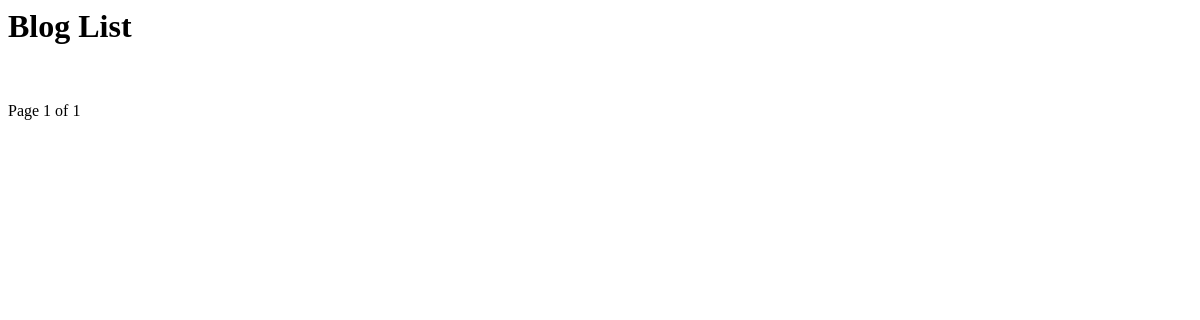
/blog/, run on an earlier commit of the app's database.
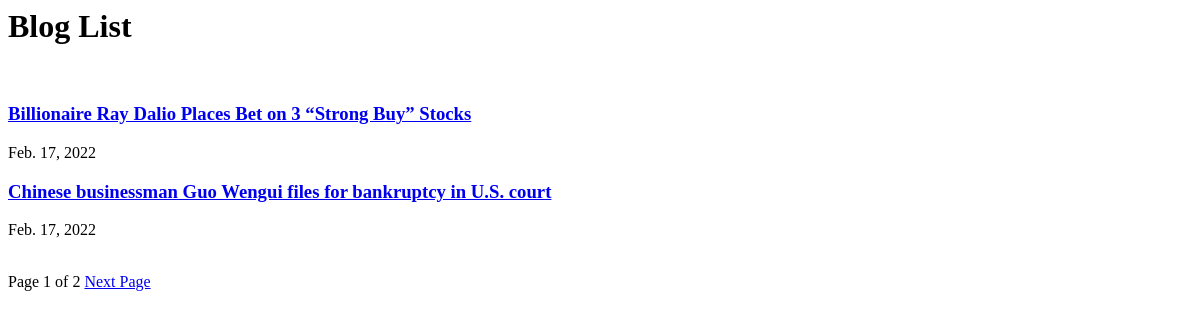
And on a later commit of the database.
### blog/models.py (models this page shows, shortened)
class Post(models.Model):
    title = models.CharField('TITLE', max_length= 100)
    slug = models.SlugField('SLUG', unique=True, allow_unicode=True, help_text='one word for title alias.')
    desciption = models.CharField('DESCRIPTION', max_length=100, blank=True, help_text='simple description text.')
    content = models.TextField('CONTENT')
    create_dt = models.DateTimeField('CREATE_DT', auto_now_add= True)
    modify_dt = models.DateTimeField('MODIFY_DT', auto_now = True)
    class Meta: # 필드 속성 외에 필요한 파라미터가 있으면 Meta 내부 클래스로 정의한다.
        verbose_name = 'post' # 테이블의 단수 별칭
        verbose_name_plural = 'posts' # 테이블의 복수 별칭
        db_table = 'blog_post' # DB에 저장되는 테이블의 이름을 blog_post로 지정.
        ordering = ('-modify_dt',) # 모델 객체의 리스트 출력 시 modify_dt 컬럼을 기준으로 내림차순으로 정렬
    def get_absolute_url(self): # 이 메소드가 정의된 객체를 지칭하는 URL 반환.
        return reverse('blog:post_detail', args=(self.slug,))

### blog/views.py (the view)
# urls.py: path('', views.PostLV.as_view(), name='index'),
class PostLV(ListView):
    model = Post # PostLV 클래스의 대상 테이블은 Post 테이블이다.
    template_name = 'blog/post_all.html' # 템플릿 파일 지정. 지정하지 않으면 파일명은 'blog/post_list.html'이 된다.
    context_object_name = 'posts' # 템플릿 파일로 넘겨주는 객체 리스트에 대한 컨텍스트 변수명 지정.
    paginate_by = 2 # 한 페이지에 보여주는 객체 리스트의 숫자. 페이징 기능이 활성화되면 하단에 페이지 이동 버튼을 만들 수 있다.

### blog/templates/blog/post_all.html (shortened to what this page needs)
<h1>Blog List</h1>
{% for post in posts %}
    <h3><a href="{{ post.get_absolute_url }}">{{ post.title }}</a></h3>
    {{ post.modify_dt|date:"N d, Y" }}
{% endfor %}
<div>
    <span>
        Page {{ page_obj.number }} of {{ page_obj.paginator.num_pages }}
        {% if page_obj.has_next %}
            <a href="?page={{ page_obj.next_page_number }}">Next Page</a>
        {% endif %}
    </span>
</div>

What changed in the data, as far as the page shows it:
added Post: title "Billionaire Ray Dalio Places Bet on 3 “Strong Buy” Stocks", modify_dt "Feb. 17, 2022"
added Post: title "Chinese businessman Guo Wengui files for bankruptcy in U.S. court", modify_dt "Feb. 17, 2022"
Also different on the page:
{{ page_obj.paginator.num_pages }}: "1" → "2"
text now shown: "Next Page"
